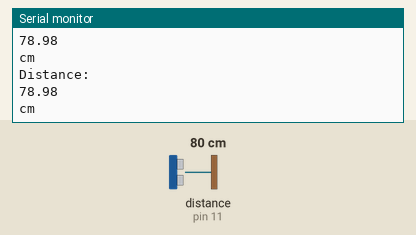
This sketch was run on a simulated Arduino Uno, built with avr-gcc and run on an emulated ATmega328P. On the bench: the last lines printed to the serial monitor. Wiring (inferred from the names in the program): ultrasonic range finder: trigger pin 12; echo pin 11. The inputs (shaded band) are chosen by the test bench; at power-on: distance to the obstacle (sensor on pin 11) 80 cm. The echo pulse lasts 58.3 µs per cm.

Above: at 1.8 s.
1.9 s: distance to the obstacle (sensor on pin 11) set to 2 cm
At 2.8 s:
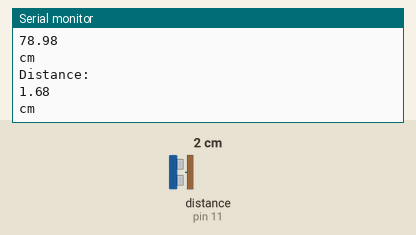
3.4 s: distance to the obstacle (sensor on pin 11) set to 4 cm
At 4.5 s:
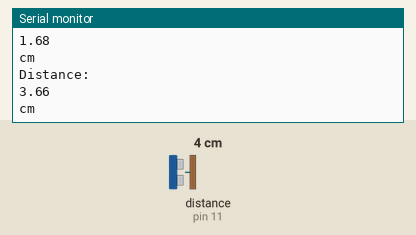
Timing chart, 0 to 6.4 s (numbered marks = the images above; inputs shaded):
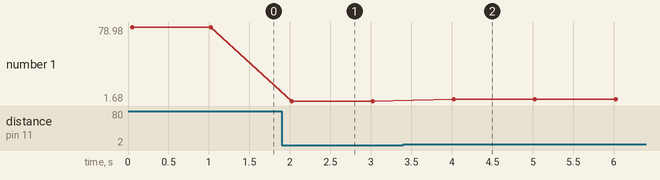

The sketch:

p14_ultrasonicdist.ino
```cpp
#define trigger 12
#define echo 11

float time=0, distance=0;

void setup() {
 Serial.begin(9600);
 pinMode(trigger,OUTPUT);
 pinMode(echo,INPUT);
 Serial.println("Distance Meter with ultrasonic sensor");
}

void loop() {
 digitalWrite(trigger,LOW);
 delayMicroseconds(2);
 digitalWrite(trigger,HIGH);
 delayMicroseconds(10);
 digitalWrite(trigger,LOW);
 delayMicroseconds(2);

 time=pulseIn(echo,HIGH);
 distance=time*340/20000;
 Serial.println("Distance:");
 Serial.println(distance);
 Serial.println("cm");
 delay(1000);
}
```

Measured:
- after the input at 1.9 s, the serial monitor: prints a new line after 0.12 s (image 1)
- after the input at 3.4 s, the serial monitor: prints a new line after 0.63 s (image 2)
- plotted number 1: 78.98 → 1.68 after the input at 1.9 s, 1.68 → 3.66 after the input at 3.4 s
